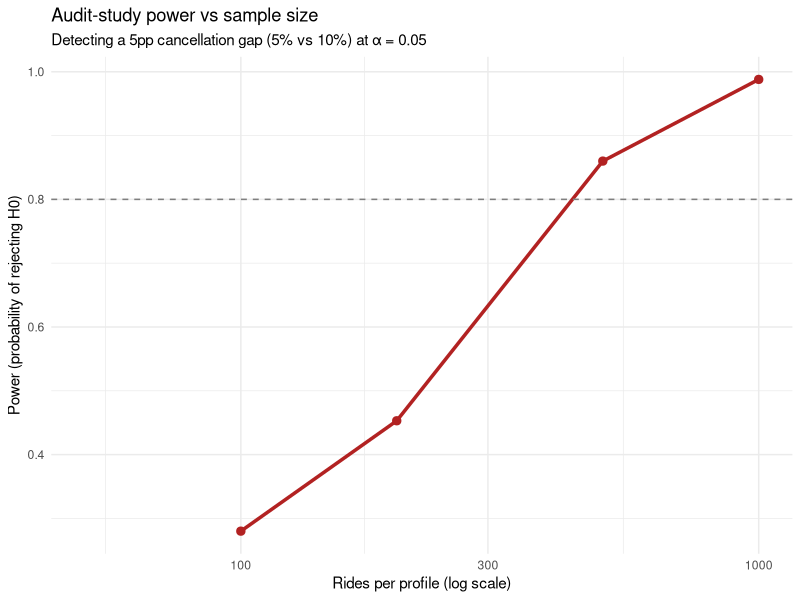

Write the R code that produced this figure.
# =============================================================================
# Module 2: Audit & Correspondence Studies
# Application: A stylized Ge et al. (2016) replication
# =============================================================================
#
# We simulate a matched-pair audit of a TNC (transportation network company)
# in the spirit of Ge, Knittel, MacKenzie & Zoepf (2016). Two rider profiles
# (A and B) submit identical ride requests; drivers cancel B requests at a
# higher rate. We estimate the audit effect, its standard error, and run a
# power calculation to figure out how many requests we'd need.

library(tidyverse)
set.seed(2026)

# =============================================================================
# PART 1: Simulate the audit
# =============================================================================
#
# The "true" effect of being a B-profile is +5 percentage points on the
# cancellation rate. Baseline cancellation rate is 5% for A.

n_rides_per_group <- 500
baseline_cancel_A <- 0.05
discrimination    <- 0.05   # B-profile faces a 10% cancellation rate

audit <- bind_rows(
  tibble(
    profile  = "A",
    cancelled = rbinom(n_rides_per_group, 1, baseline_cancel_A)
  ),
  tibble(
    profile  = "B",
    cancelled = rbinom(n_rides_per_group, 1, baseline_cancel_A + discrimination)
  )
)

cat("\n--- Audit results ---\n")
audit |>
  group_by(profile) |>
  summarise(
    n            = n(),
    cancellation = round(mean(cancelled), 3),
    .groups = "drop"
  ) |>
  print()

# =============================================================================
# PART 2: Estimate the audit effect with standard errors
# =============================================================================
#
# Two equivalent ways:
#
#   (a) two-proportion z-test
#   (b) linear regression of cancelled on profile

# (a) z-test
counts <- audit |>
  group_by(profile) |>
  summarise(x = sum(cancelled), n = n(), .groups = "drop")
prop_test <- prop.test(x = counts$x, n = counts$n, correct = FALSE)

cat("\n--- Two-proportion z-test ---\n")
cat("Estimated gap (B - A):",
    round(diff(rev(prop_test$estimate)), 4), "\n")
cat("95% CI for the gap:   [",
    round(-prop_test$conf.int[2], 4), ",",
    round(-prop_test$conf.int[1], 4), "]\n")
cat("p-value:               ", format.pval(prop_test$p.value, digits = 3), "\n")

# (b) linear regression — gives the same point estimate and a heteroskedasticity-
#     robust SE if you use sandwich::vcovHC, but here we use vanilla lm
fit_lpm <- lm(cancelled ~ profile, data = audit)

cat("\n--- Linear probability model ---\n")
print(summary(fit_lpm)$coefficients)

# =============================================================================
# PART 3: How many requests do we need? (Power calculation)
# =============================================================================
#
# We want 80% power to detect a 5pp gap at the 0.05 significance level.

power_test <- power.prop.test(
  p1 = baseline_cancel_A,
  p2 = baseline_cancel_A + discrimination,
  sig.level = 0.05,
  power = 0.8
)
cat("\n--- Power calculation ---\n")
cat("To detect a 5pp gap (5% vs 10%) with 80% power, you need:\n")
cat("  ~", ceiling(power_test$n), "rides per group\n")
cat("  ~", 2 * ceiling(power_test$n), "rides total\n")

# What if the discrimination is smaller?
smaller_gap <- power.prop.test(
  p1 = baseline_cancel_A,
  p2 = baseline_cancel_A + 0.02,
  sig.level = 0.05,
  power = 0.8
)
cat("\nFor a 2pp gap (5% vs 7%): ~",
    ceiling(smaller_gap$n), "per group, ",
    2 * ceiling(smaller_gap$n), "total.\n")

# =============================================================================
# PART 4: A monte-carlo power experiment
# =============================================================================
#
# Simulate the audit many times and ask: in what fraction of runs does the
# z-test reject the null at 0.05?

simulate_audit <- function(n_per_group, p_A, p_B) {
  x <- rbinom(2, c(n_per_group, n_per_group), c(p_A, p_B))
  test <- prop.test(x, c(n_per_group, n_per_group), correct = FALSE)
  test$p.value < 0.05
}

n_sim <- 2000
sample_sizes <- c(50, 100, 200, 500, 1000)
power_curve <- map_dfr(sample_sizes, function(n_g) {
  rejections <- replicate(n_sim, simulate_audit(n_g, 0.05, 0.10))
  tibble(n_per_group = n_g, power = mean(rejections))
})
print(power_curve)

ggplot(power_curve, aes(n_per_group, power)) +
  geom_line(linewidth = 1.2, color = "firebrick") +
  geom_point(size = 2.5, color = "firebrick") +
  geom_hline(yintercept = 0.8, linetype = "dashed", color = "grey50") +
  scale_x_log10() +
  labs(
    title = "Audit-study power vs sample size",
    subtitle = "Detecting a 5pp cancellation gap (5% vs 10%) at α = 0.05",
    x = "Rides per profile (log scale)",
    y = "Power (probability of rejecting H0)"
  ) +
  theme_minimal()


# =============================================================================
# PART 5: What we did and didn't identify
# =============================================================================

cat("\n")
cat("Key takeaways:\n")
cat("1. The audit cleanly identifies the CAUSAL effect of being a B-profile.\n")
cat("2. It cannot tell us WHY drivers are cancelling — taste vs statistical.\n")
cat("3. With 5% baseline and 5pp gap, ~470 rides per group gives 80% power.\n")
cat("4. With a 2pp gap (a more realistic case for many platforms), you need\n")
cat("   thousands of rides per group — that's why most field audit studies\n")
cat("   are very expensive.\n")
cat("5. This power-cost tradeoff is why algorithmic / scraped audits\n")
cat("   (Module 4) became the dominant approach for large-scale work.\n")
